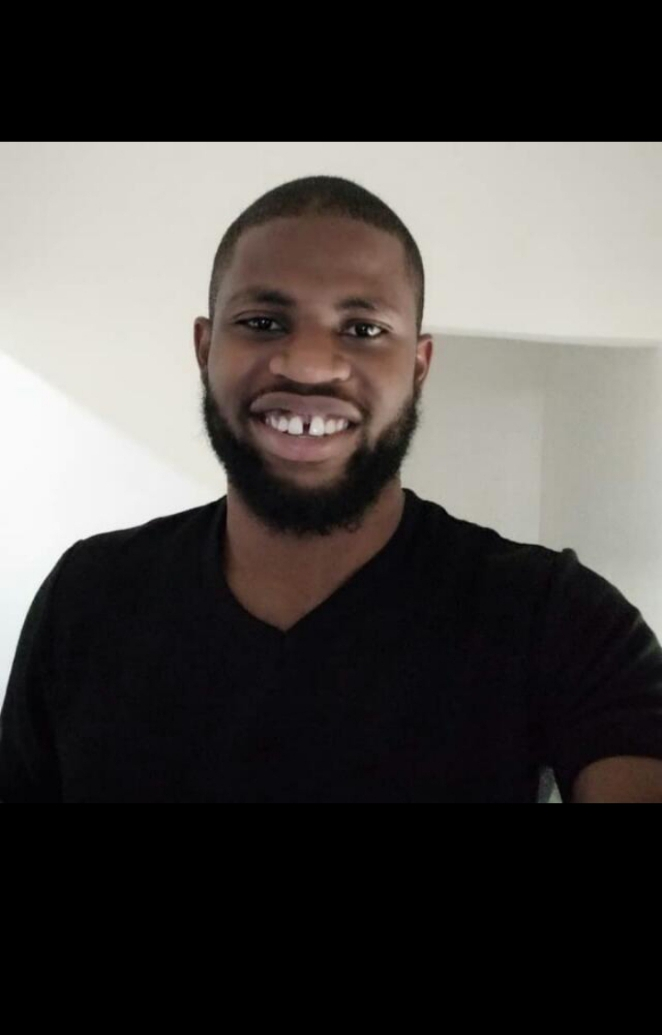
#> input picture Chapter-3/profilepic.jpeg, 662 x 1035 px
$ jupyter execute inspecting_grayscale_images.ipynb
#> lines starting #> are read from the running program, lines starting #| are printed output that depends on the picture
[cell 1]
# import dependencies
import cv2
import matplotlib.pyplot as plt

#### Convert the image into into structured arrays and scalers

The cv2.imread() will help in creating an array of pixel values from the images.

We can verify if this array matches the images by using the plt.imshow() that takes in as argument the array of the image and plots the image

[cell 2]
img = cv2.imread('profilepic.jpeg')
#> img is the input picture: shape (1035, 662, 3); mean B, G, R 68.6, 70.9, 74.2

[cell 3]
plt.imshow(img)

Next, let's crop the image between the 150th-800th row, as well as 100th-500th columns.

Then convert it to grayscale and plot the output

[cell 4]
# crop the image
img = img[150:801, 100:501]
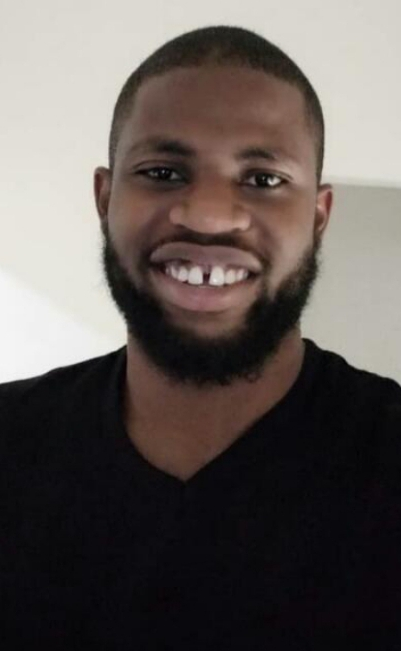
#> img: shape (651, 401, 3); mean B, G, R 86.3, 89.6, 97.1

# convert the image to grayscale
img_gray = cv2.cvtColor(img, cv2.COLOR_BGR2GRAY)
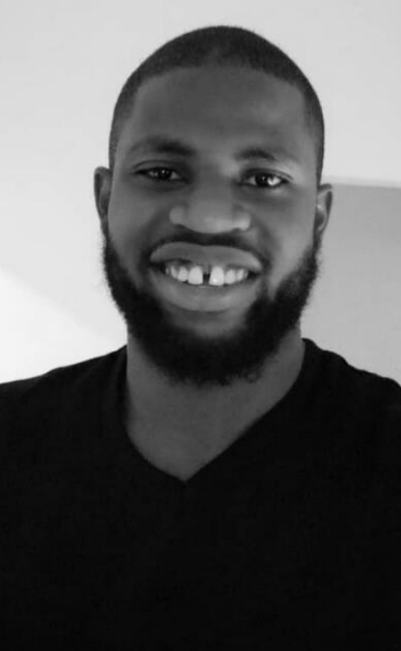
#> img_gray: shape (651, 401); min 1, max 246, mean 91.4

# show image
plt.imshow(img_gray)

[cell 5]
img.shape
#> Out = (651, 401, 3)

[cell 6]
# convert the image into a 25 x 25  array and plot
img_gray_small = cv2.resize(img_gray, (25, 25))
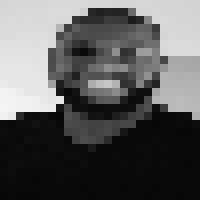
#> img_gray_small: shape (25, 25) (shown 8 times larger); min 6, max 244, mean 92
plt.imshow(img_gray_small)

[cell 7]
# first 4 rows of our pixel
print(img_gray_small[:4])
#| [[214 215 216 215 216 216 217 217 217 217 217 216 216 216 214 214 214 215
#|   215 213 214 213 212 211 210]
#|  [215 216 217 218 217 218 219 219 219 218 205  38  33  36  35  37 106 214
#|   214 215 214 214 214 213 211]
#|  [217 219 218 220 218 218 219 218 218  54  44  46  46  60  58  56  28  38
#|   133 215 217 215 214 214 213]
#|  [219 220 220 220 220 220 218 181  64  92  76  73  73  72  77  76  83  99
#|    97  58 216 216 216 215 214]]
